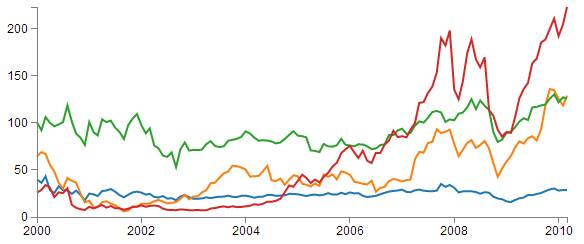
//> input picture basher666/input.jpg, 584 x 244 px
$ ./task input.jpg   (built with g++ and OpenCV 4)
//> lines starting //> are read from the running program, lines starting //| are printed output that depends on the picture; after the words box and inside, x2 and y2 are one past the last pixel; in counts of white or black regions, pixels touching at a corner belong together
#include "opencv2/opencv.hpp"
#include <opencv2/core/core.hpp>
#include <opencv2/highgui/highgui.hpp>
#include <opencv2/imgproc/imgproc.hpp>
#include "opencv/cv.h"
#include <bits/stdc++.h>


#define OUTPUT_FOLDER_PATH      string("")

using namespace std;
using namespace cv;
char  *INPUT_FILE;

Point findIntersection(Point p1,Point p2,Point p3,Point p4) //finds and returns intersection point between two lines
{
  float xD1,yD1,xD2,yD2,xD3,yD3;
  float dot,deg,len1,len2;
  float segmentLen1,segmentLen2;
  float ua,ub,div;
  Point def;  //for default in case of invalid intersection
  def.x=0;
  def.y=INT_MAX;
  // calculate differences
  xD1=p2.x-p1.x;
  xD2=p4.x-p3.x;
  yD1=p2.y-p1.y;
  yD2=p4.y-p3.y;
  xD3=p1.x-p3.x;
  yD3=p1.y-p3.y;

  // calculate the lengths of the two lines
  len1=sqrt(xD1*xD1+yD1*yD1);
  len2=sqrt(xD2*xD2+yD2*yD2);

  // calculate angle between the two lines.
  dot=(xD1*xD2+yD1*yD2); // dot product
  deg=dot/(len1*len2);

  // if abs(angle)==1 then the lines are parallell,
  // so no intersection is possible,return default
  if(abs(deg)==1)
    return def;

  // find intersection Pt between two lines
  Point pt;
  pt.x=0;
  pt.y=0;

  div=yD2*xD1-xD2*yD1;
  ua=(xD2*yD3-yD2*xD3)/div;
  ub=(xD1*yD3-yD1*xD3)/div;
  pt.x=p1.x+ua*xD1;
  pt.y=p1.y+ua*yD1;

  // calculate the combined length of the two segments
  // between Pt-p1 and Pt-p2
  xD1=pt.x-p1.x;
  xD2=pt.x-p2.x;
  yD1=pt.y-p1.y;
  yD2=pt.y-p2.y;
  segmentLen1=sqrt(xD1*xD1+yD1*yD1)+sqrt(xD2*xD2+yD2*yD2);

  // calculate the combined length of the two segments
  // between Pt-p3 and Pt-p4
  xD1=pt.x-p3.x;
  xD2=pt.x-p4.x;
  yD1=pt.y-p3.y;
  yD2=pt.y-p4.y;
  segmentLen2=sqrt(xD1*xD1+yD1*yD1)+sqrt(xD2*xD2+yD2*yD2);

  // if the lengths of both sets of segments are the same as
  // the lenghts of the two lines the point is actually
  // on the line segment.

  // if the point is on the line, return default
  if(abs(len1-segmentLen1)>0.01 || abs(len2-segmentLen2)>0.01)
    return def;

  // return the valid intersection
  return pt;
}

float calc_dist(Point a,Point b) //calculates the distance between two points
{
  float ret=sqrt((a.x-b.x)*(a.x-b.x)+(a.y-b.y)*(a.y-b.y));
  return ret;
}

std::pair <int,int> find_origin()
{

  Mat src=imread(INPUT_FILE);
//> src is the input picture: 244 rows x 584 cols, CV_8UC3; mean B, G, R 242.9, 245.3, 246.5
  Mat odst,odst2;

  Canny(src,odst,50,200,3);
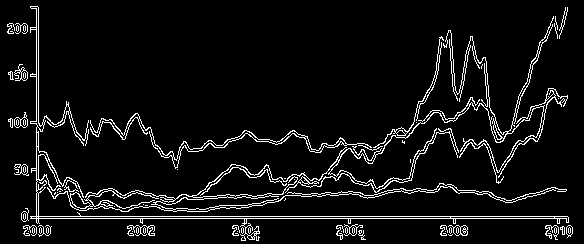
//> odst: 244 rows x 584 cols, CV_8UC1; 6.5% white in thin lines or dots


  cvtColor(odst,odst2,CV_GRAY2BGR);
//> odst2: 244 rows x 584 cols, CV_8UC3; 6.5% white in thin lines or dots
  vector<Vec4i> lines;
  vector<Vec2f> lines2;


  HoughLines(odst,lines2,0.25,CV_PI/180,120,0,0);
//> lines2 = 8 lines (rho, theta): [216, 1.57], [218, 1.57], [36, 0], [38, 0], [195, 1.57], [194, 1.57], [193, 1.57], [192, 1.57]

  vector<Point > o_store;

  //extends the incomplete lines completely
  for(size_t i=0;i<lines2.size();i++)
    {
      float rho =lines2[i][0] ,theta=lines2[i][1];
      Point pt1,pt2;
      double a =cos(theta),b=sin(theta);
      double x0=a*rho,y0=b*rho;

      pt1.x=cvRound(x0+1000*(-b));
      pt1.y=cvRound(y0+1000*(a));

      pt2.x = cvRound(x0 - 1000*(-b));
      pt2.y = cvRound(y0 - 1000*(a));

      line(odst,pt1,pt2,255,1,CV_AA);

    }
//> this loop made 8 passes
//> (rho, theta, a, b, x0, y0) on passes 1 to 8: (216, 1.57, -4.37e-08, 1, -9.44e-06, 216), (218, 1.57, -4.37e-08, 1, -9.53e-06, 218), (36, 0, 1, 0, 36, 0), (38, 0, 1, 0, 38, 0), (195, 1.57, -4.37e-08, 1, -8.52e-06, 195), (194, 1.57, -4.37e-08, 1, -8.48e-06, 194), (193, 1.57, -4.37e-08, 1, -8.44e-06, 193), (192, 1.57, -4.37e-08, 1, -8.39e-06, 192)
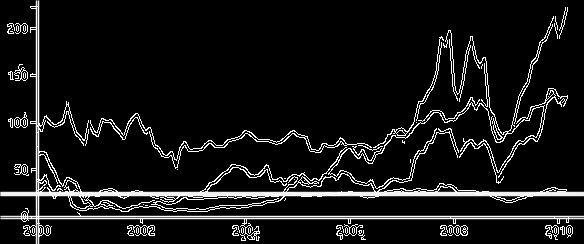
//> odst: 244 rows x 584 cols, CV_8UC1; 3.71% of pixels changed, all inside (x1, y1, x2, y2) = (0, 0, 584, 244)

  HoughLinesP(odst,lines,1,CV_PI/180,100,120,10);
//> lines = 13 lines (x1, y1, x2, y2), first 8: [0, 193, 583, 193], [0, 215, 583, 215], [0, 191, 583, 191], [0, 194, 583, 194], [0, 216, 583, 216], [0, 196, 583, 196], [0, 218, 583, 218], [0, 195, 583, 195]


  //calculates valid intersection point between every pair of lines
  if(lines.size()>0)
    {
      Point tmp;
      for(size_t i=0;i<lines.size()-1;i++)
	{
	  for(size_t j=i+1;j<lines.size();j++)
	    {
	      Vec4i l=lines[i];
	      Vec4i l2=lines[j];


	      Point a;
	      a.x=l[0];
	      a.y=l[1];
	      Point b;
	      b.x=l[2];
	      b.y=l[3];


	      Point c;
	      c.x=l2[0];
	      c.y=l2[1];
	      Point d;
	      d.x=l2[2];
	      d.y=l2[3];

	      tmp=findIntersection(a,b,c,d);
	      o_store.push_back(tmp);
	    }
	}
//> this loop made 12 passes
//> tmp on passes 1 to 12: Point(39, 193), Point(39, 215), Point(39, 191), Point(39, 194), Point(39, 216), Point(39, 196), Point(39, 218), Point(39, 195), Point(39, 217), Point(39, 192), Point(39, 219), Point(0, 2147483647)
//> after the loop, o_store = 78 Points (x, y), first 12: [0, 2147483647], [0, 2147483647], [0, 2147483647], [0, 2147483647], [0, 2147483647], [0, 2147483647], [0, 2147483647], [0, 2147483647], [0, 2147483647], [0, 2147483647], [35, 193], [39, 193]
    }

    for(size_t i=0;i<lines.size();i++)
    {
      Vec4i l=lines[i];
      line(odst2,Point(l[0],l[1]),Point(l[2],l[3]),Scalar(255,0,0),3,CV_AA);

    }
//> this loop made 13 passes
//> l on passes 1 to 12: [0, 193, 583, 193], [0, 215, 583, 215], [0, 191, 583, 191], [0, 194, 583, 194], [0, 216, 583, 216], [0, 196, 583, 196], [0, 218, 583, 218], [0, 195, 583, 195], [0, 217, 583, 217], [0, 192, 583, 192], [0, 219, 583, 219], [35, 243, 39, 0]
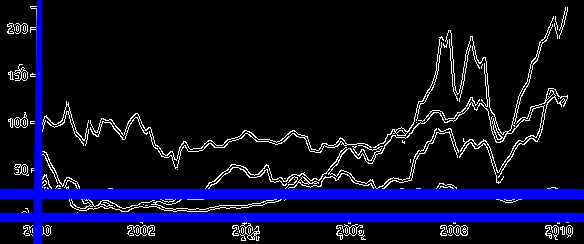
//> odst2: 244 rows x 584 cols, CV_8UC3; mean B, G, R 35.4, 11.7, 11.7

  Vec3b t;
  t[0]=0;
  t[1]=0;
  t[2]=255;
  for(int i=0;i<o_store.size();i++)
    {

      if(o_store[i].y<odst2.rows && o_store[i].x<odst2.cols)
	odst2.at<Vec3b>(o_store[i].y,o_store[i].x)= t;
    }
//> this loop made 78 passes
//> odst2: 244 rows x 584 cols, CV_8UC3; 22 pixels changed, all inside (x1, y1, x2, y2) = (35, 191, 40, 220)
  pair<int ,int > ret;
  float min_dist=INT_MAX;
  cout<<"min_dist"<<min_dist<<endl;
  ret.first=0;
  ret.second=odst2.cols;
//> ret = (0, 584)

  //selects the intersection point which lies closest to the lower left corner of the image

  for(int i=0;i<o_store.size();i++)
    {
      if(min_dist>calc_dist(o_store[i],Point(0,odst2.rows)))
	{
	  if(o_store[i].x >8 && o_store[i].x<(odst2.cols-8) && o_store[i].y<(odst2.rows-8) && o_store[i].y>8)
	    {
	      min_dist=calc_dist(o_store[i],Point(0,odst2.rows));
	      ret.first=o_store[i].y;
	      ret.second=o_store[i].x;
	    }
	}
    }
//> this loop made 78 passes
//> (ret in calc_dist, ret in calc_dist (second call), min_dist) on passes 11, 22, 49: (61.85, 61.85, 61.85), (45.45, 45.45, 45.45), (44.82, 44.82, 44.82)
//> (ret in calc_dist, min_dist) on passes 62, 76: (43.6, 43.6), (43.01, 43.01)
//> after the loop, min_dist = 43.01; ret = (219, 35)

  return ret;

}

int main(int argc, char** argv)
{
  INPUT_FILE=argv[1];
  pair <int ,int > origin =find_origin();
//> origin = (219, 35)

  Mat large = imread(INPUT_FILE);
  Mat rgb=large;


  Mat small;
  cvtColor(rgb, small, CV_BGR2GRAY);

  // morphological gradient
  Mat grad,grad2;
  Mat morphKernel = getStructuringElement(MORPH_CROSS, Size(3,3));


  morphologyEx(small, grad, MORPH_GRADIENT, morphKernel); //does a morphological gradient operation
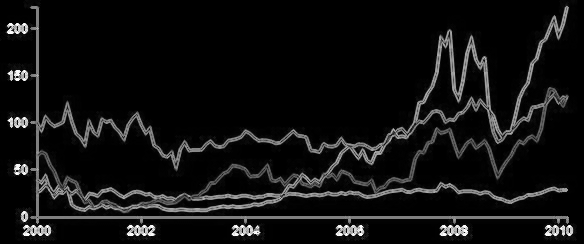
//> grad: 244 rows x 584 cols, CV_8UC1; min 0, max 255, mean 16.9

  imshow("gradient",grad);
  waitKey(100);


  // binarize
  Mat bw;

  threshold(grad, bw,125, 255.0, THRESH_BINARY);
//> bw: 244 rows x 584 cols, CV_8UC1; 6.5% white in thin lines or dots

  // connect horizontally oriented regions
  Mat connected;
  morphKernel = getStructuringElement(MORPH_CROSS, Size(2, 2));
  morphologyEx(bw, connected, MORPH_CLOSE, morphKernel); //does a closing operation
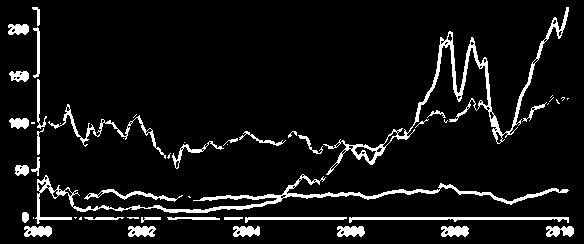
//> connected: 244 rows x 584 cols, CV_8UC1; 7.5% white; 53 white regions (18 under 20 px)


  // find contours
  Mat mask = Mat::zeros(bw.size(), CV_8UC1);
  vector<vector<Point > > contours;
  vector<Vec4i> hierarchy;

  findContours(connected, contours, hierarchy, CV_RETR_CCOMP, CV_CHAIN_APPROX_SIMPLE, Point(0, 0));
//> contours = 113 contours, 72 with area under 20; largest, box (x1, y1, x2, y2) and area: (323, 7, 569, 175) 2152, (35, 174, 569, 224) 1867, (349, 217, 569, 223) 446, (48, 104, 166, 159) 358, (84, 189, 183, 202) 226
  imshow("connected",connected);
  waitKey(200);

  // filter contours
  for(int idx = 0; idx >= 0; idx = hierarchy[idx][0])
    {
      Rect rect = boundingRect(contours[idx]);
      Mat maskROI(mask, rect);
      maskROI = Scalar(0, 0, 0);
      // fill the contour
      drawContours(mask, contours, idx, Scalar(255, 255, 255), CV_FILLED);
      // ratio of non-zero pixels in the filled region
      double r = (double)countNonZero(maskROI)/(rect.width*rect.height);

      if (r > .20 && (rect.height > 3 && rect.width > 3) && rect.height*rect.width<0.2*(rgb.cols*rgb.rows) ) //constraints on region size
	{
	  if(rect.x<origin.second || rect.y>origin.first) //checks if top left corner of rectangle is in left or under the origin
	    rectangle(rgb, rect, Scalar(0, 255, 0), 1);
	}
    }
//> this loop made 53 passes
//> (rect, r) on passes 1 to 12: (Rect(546, 226, 28, 11), 0.75), (Rect(441, 226, 28, 11), 0.821), (Rect(337, 226, 28, 11), 0.812), (Rect(233, 226, 27, 11), 0.791), (Rect(128, 226, 28, 11), 0.812), (Rect(24, 226, 28, 11), 0.828), (Rect(349, 217, 220, 6), 0.51), (Rect(245, 217, 102, 6), 0.507), (Rect(224, 217, 19, 3), 0.947), (Rect(167, 217, 53, 3), 0.849), (Rect(141, 217, 20, 6), 0.533), (Rect(127, 217, 12, 2), 0.833)
//> (rect, r) on passes 14, 15, 16, 18, 24, 25: (Rect(79, 217, 3, 3), 0.889), (Rect(74, 217, 3, 2), 0.667), (Rect(33, 217, 1, 2), 1), (Rect(188, 196, 3, 2), 0.667), (Rect(227, 144, 1, 1), 1), (Rect(184, 142, 1, 1), 1)
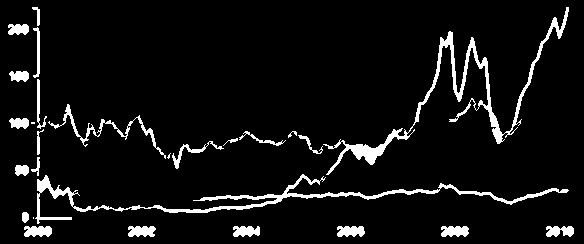
//> mask: 244 rows x 584 cols, CV_8UC1; 6.6% white; 27 white regions (3 under 20 px), largest, box (x1, y1, x2, y2) and area: (323, 7, 569, 175) 2885, (35, 174, 569, 224) 2644, (48, 104, 166, 159) 595
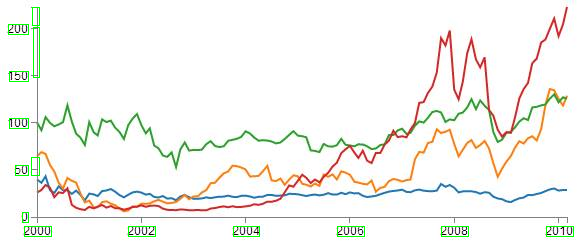
//> rgb: 244 rows x 584 cols, CV_8UC3; 0.64% of pixels changed, all inside (x1, y1, x2, y2) = (8, 7, 574, 237)

  Point cent;
  cent.x=origin.second;
//> cent = Point(35, 0)
  cent.y=origin.first;
//> cent = Point(35, 219)

  circle(rgb,cent,3,Scalar(0,0,255),2,8,0); //creates a circle around origin
//> rgb: 244 rows x 584 cols, CV_8UC3; 59 pixels changed, all inside (x1, y1, x2, y2) = (31, 215, 40, 224)

  imwrite(OUTPUT_FOLDER_PATH + string("rgb.jpg"), rgb);
  cout<<endl<<"detected origin (x,y) :"<<origin.second<<","<<origin.first<<endl;
//| detected origin (x,y) :35,219
  imshow("output",rgb);
  waitKey(0);
  return 0;
}
